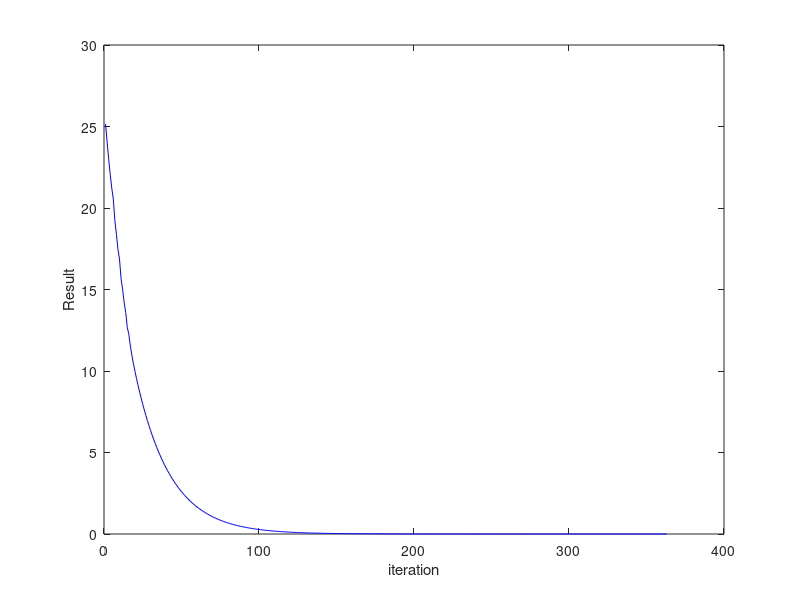

MATLAB code to generate this figure:
%Problem 1
clc;
clear;

b = randn(3,1);
x = randn(3,1);

%backtracking searching
beta = rand(1);
alpha = 0.5*rand(1);
t = 1;

%generate positive martix with different condition number 
a = 2*rand(3,3)-1 + 2*rand(3,3)-1;     
a = a+a';  
c = 4;%condition number              
[U, S, V] = svd(a);
S = diag(S);           
S = S(1)*( 1-((c-1)/c)*(S(1)-S)/(S(1)-S(end))) ;
S = diag(S);           
A = U*S*V';

result = [];
result(1) = norm((A*x - b),2)^2;
thresh = 0.01;
Gd = 2*A'*A*x - 2*A'*b;
while norm(Gd) > thresh 
     Gd = 2*A'*A*x - 2*A'*b;
     if(norm((A*(x - t*Gd) - b),2)^2 > norm((A*x - b),2)^2 - alpha*t*(norm(Gd,2)^2))
         t = beta*t;
     else
         x = x - t*Gd;
         result = [result,norm((A*x - b),2)^2];
     end
end
plot(result,'-b')
xlabel('iteration')
ylabel('Result')
